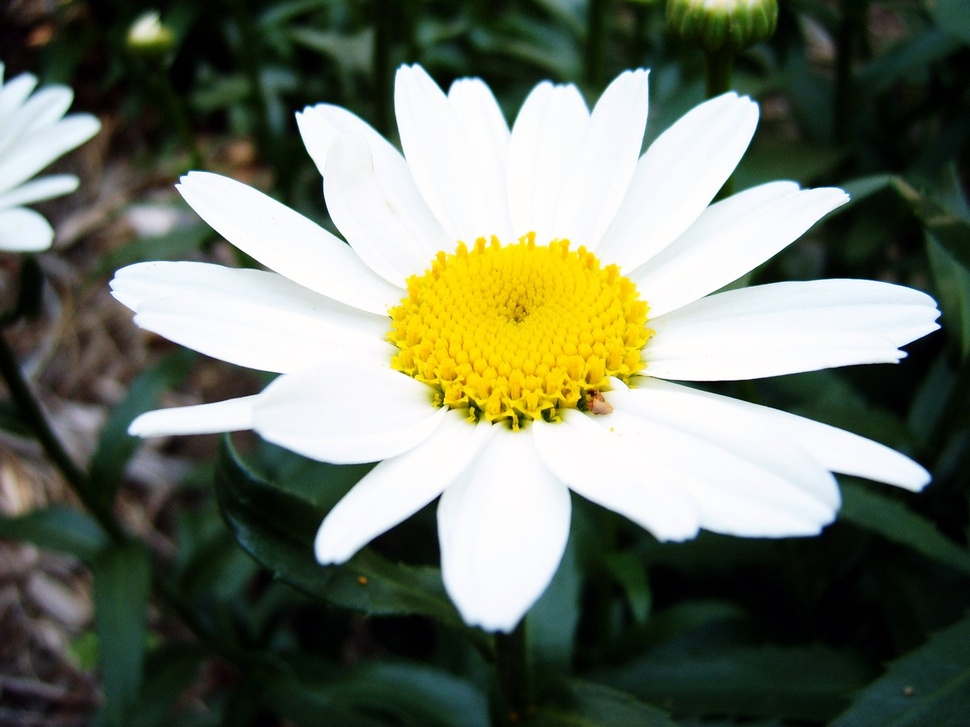
#> input picture SimplePrograms/random-1574391.jpg, 970 x 727 px, shrunk from 1600 x 1200 before the run
$ python P7_DigitalImage.py
#> lines starting #> are read from the running program, lines starting #| are printed output that depends on the picture
import cv2

# Read the image
image = cv2.imread('SimplePrograms/random-1574391.jpg')
#> image is the input picture: shape (727, 970, 3); mean B, G, R 101, 117.6, 111.1

# Get the dimensions of the image
height, width, channels = image.shape
#> height = 727; width = 970; channels = 3

# Split the image into four quadrants
up_quadrant = image[0:height//2, 0:width//2]
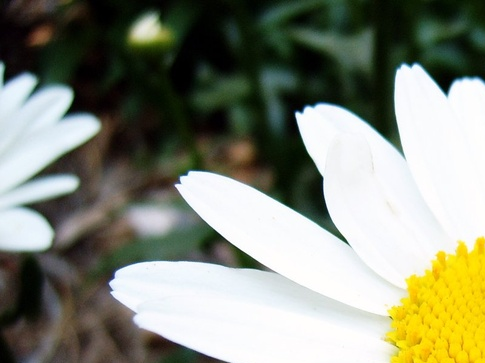
#> up_quadrant: shape (363, 485, 3); mean B, G, R 120, 137, 133.6
down_quadrant = image[height//2:height, 0:width//2]
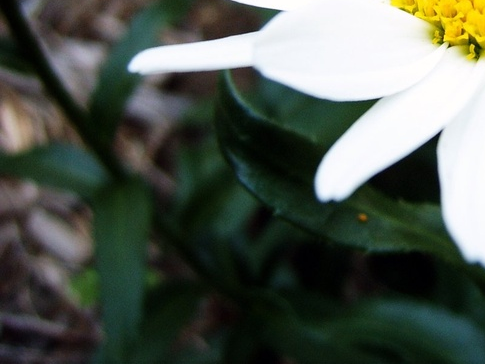
#> down_quadrant: shape (364, 485, 3); mean B, G, R 79.1, 88.8, 81.3
right_quadrant = image[0:height//2, width//2:width]
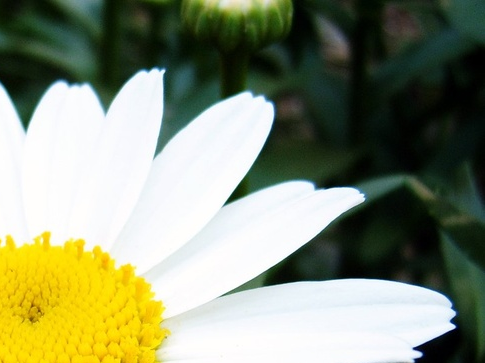
#> right_quadrant: shape (363, 485, 3); mean B, G, R 114.3, 141.9, 135.6
left_quadrant = image[height//2:height, width//2:width]
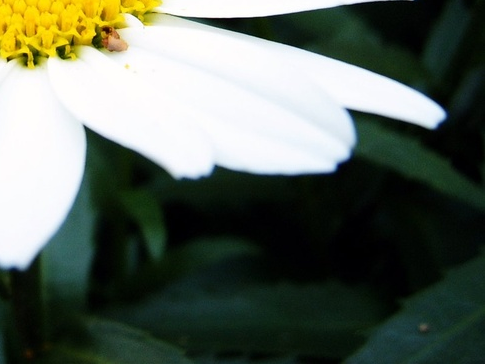
#> left_quadrant: shape (364, 485, 3); mean B, G, R 90.7, 102.7, 93.9

# Display the original image
cv2.imshow('Original Image', image)

# Display the quadrants
cv2.imshow('Up Quadrant', up_quadrant)
cv2.imshow('Down Quadrant', down_quadrant)
cv2.imshow('Right Quadrant', right_quadrant)
cv2.imshow('Left Quadrant', left_quadrant)

# Wait for a key press to close the windows
cv2.waitKey(0)
cv2.destroyAllWindows()

$ run again, with SimplePrograms/example.png saved as SimplePrograms/random-1574391.jpg
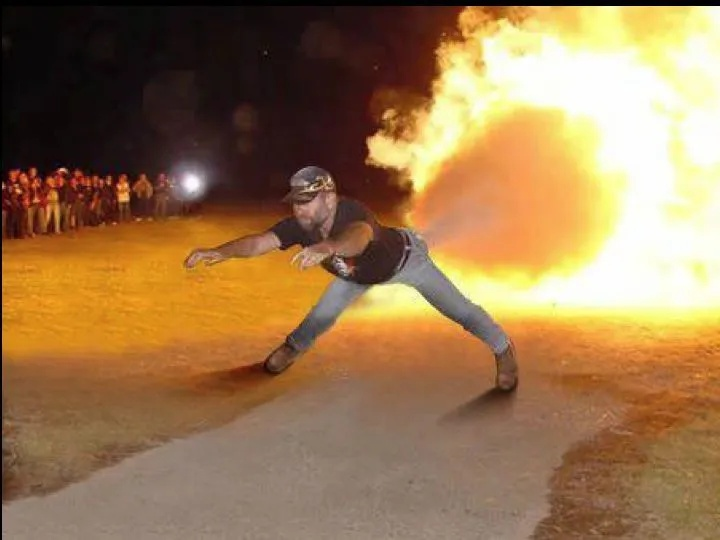
#> input picture SimplePrograms/example.png, 720 x 540 px
#> image is the input picture: shape (540, 720, 3); mean B, G, R 80.5, 119.5, 153.7
#> `right_quadrant = image[0:height//2, width//2:width]`:
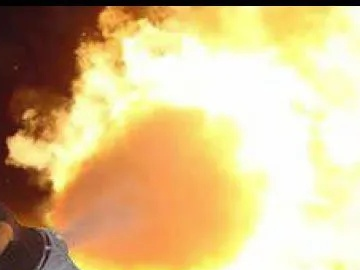
#> right_quadrant: shape (270, 360, 3); mean B, G, R 136.7, 187.7, 215.6
#> `left_quadrant = image[height//2:height, width//2:width]`:
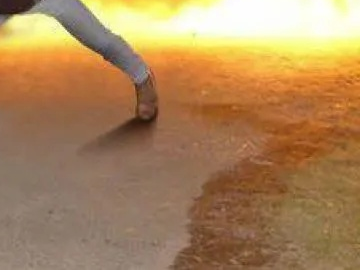
#> left_quadrant: shape (270, 360, 3); mean B, G, R 90.9, 133.7, 170.8
